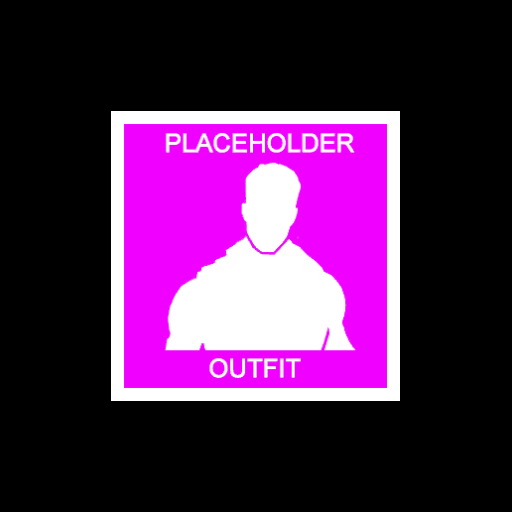
#> input picture Program/assets/TDB.png, 512 x 512 px
$ python -i Variants.py   (imports and definitions only)   (older library calls are emulated)
#> lines starting #> are read from the running program, lines starting #| are printed output that depends on the picture
import requests
import textwrap

from PIL import Image, ImageDraw, ImageFont, ImageFilter

from utils.utilities import ImageUtil


class BaseVar:
    def __init__(self):
        self.primary_font = 'BurbankBigRegular-BlackItalic.otf'
        self.secondary_font = 'BurbankSmall-BlackItalic.otf'

    def draw_background(_, ret: Image, rarity):
        try:
            background = Image.open(f'assets/images/default/card_background_{rarity}.png')
        except FileNotFoundError:
            background = Image.open(f'assets/images/default/card_background_common.png')
        background = background.resize((512, 512), Image.ANTIALIAS)
        ret.paste(background)

    # [127 lines left out: functions draw_foreground, draw_text_background, draw_preview_image, draw_display_name, draw_description, draw_to_bottom, not called in this run]

    def draw_user_flacing(self, ret):
        cb = Image.open('assets/images/default/PlusSign.png')
        ret.paste(cb, cb)

    def main(self, data):
        icon = data

        try:
            rarity = icon['Rarity']
            rarity = rarity.replace('EFortRarity::', '')
            rarity = rarity = rarity.lower()
        except:
            rarity = 'common'

        height = 512
        ret = Image.new('RGB', (height, height))
        c = ImageDraw.Draw(ret)
        self.draw_background(ret, rarity)
        self.draw_preview_image(ret, icon)
        self.draw_foreground(ret, rarity)
        self.draw_display_name(ret, c, icon)
        self.draw_description(ret, c, icon)
        self.draw_to_bottom(ret, c, icon)
        self.draw_user_flacing(ret)

        ret.save(f'cache/{icon["cosmetic_item"]}.png')
        return ret

>>> import cv2
>>> picture = cv2.imread('../assets/TDB.png', cv2.IMREAD_GRAYSCALE)
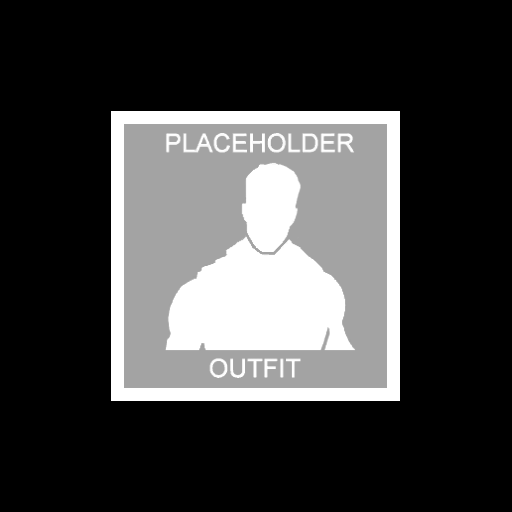
#> picture: shape (512, 512); min 0, max 255, mean 64.6
>>> result = BaseVar().main(picture)
#> in main, `ret = Image.new('RGB', (height, height))`: ret: PIL image 512x512 RGB; every value is 0
#> (the run stopped early here; a loop or call above may not have finished)
